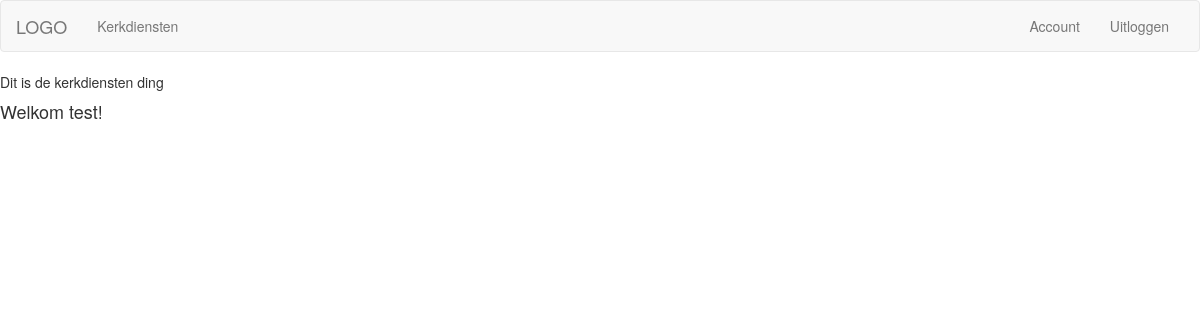
/kerkdiensten/ (signed in), run on an earlier commit of the app's database.
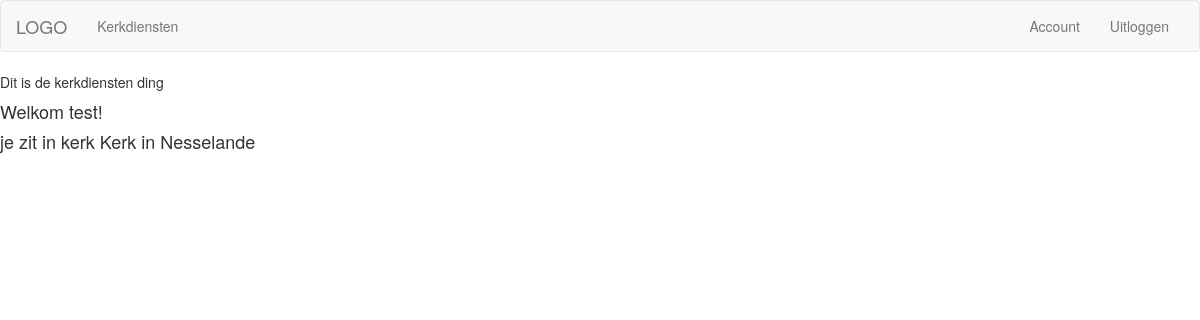
And on a later commit of the database.
### kerkdiensten/models.py (models this page shows, shortened)
class User_details(models.Model):
    user = models.ForeignKey(User, default=1)
    kerk = models.ForeignKey('Kerken', default=None)
    rollen = models.CharField(max_length=64)
    class Meta:
        verbose_name_plural = 'user_details'

class Kerken(models.Model):
    kerk_naam = models.CharField(max_length=256)
    kerk_soort = models.CharField(max_length=256)
    class Meta:
        verbose_name_plural = 'kerken'

### kerkdiensten/views.py (the view)
@login_required
def index(request):
    try:
      kerk = User_details.objects.get(user=request.user)
    except User_details.DoesNotExist:
        kerken = Kerken.objects.all()
        return render(request, 'kerkdiensten/kerkdiensten.html', {'kerk_keuze': kerken})
    return render(request, 'kerkdiensten/kerkdiensten.html', {'kerk': kerk,})

### kerkdiensten/templates/kerkdiensten/kerkdiensten.html (shortened to what this page needs)
{% extends 'kerkdiensten/base_kerkdiensten.html' %}
{% block body %}
Dit is de kerkdiensten ding
<h4>Welkom {{ user.username }}!</h4>
{% if kerk %}
<h4>je zit in kerk {{ kerk.kerk.kerk_naam }}</h4>
{% endif %}
{% endblock body %}

### kerkdiensten/templates/kerkdiensten/base_kerkdiensten.html
{% extends 'base.html' %}
{% block navitems %}
<div class="collapse navbar-collapse">
    <ul class="nav navbar-nav">
        <li><a href="{% url 'kerkdiensten:index' %}">Kerkdiensten</a></li>
    </ul>
    <ul class="nav navbar-nav navbar-right">
        <li><a href="{% url 'kerkdiensten:profile' %}">Account</a></li>
        <li><a href="{% url 'home:logout' %}">Uitloggen</a></li>
    </ul>
</div>
{% endblock navitems%}

### templates/base.html (shortened to what this page needs)
<!DOCTYPE html>
<html lang="en">
<head>
    <link rel="stylesheet" href="https://maxcdn.bootstrapcdn.com/bootstrap/3.3.6/css/bootstrap.min.css">
</head>
<body>
<nav class="navbar navbar-default">
    <div class="container-fluid">
        <div class="navbar-header">
            <a class="navbar-brand" href="{% url 'home:index' %}">LOGO</a>
        </div>
        {% block navitems %}
        {% endblock navitems%}
    </div>
</nav>
{% block body %}
{% endblock body %}
</body>
</html>

What changed in the data, as far as the page shows it:
added User_details: kerk.kerk_naam "Kerk in Nesselande"
Also different on the page:
text now shown: "je zit in kerk"
